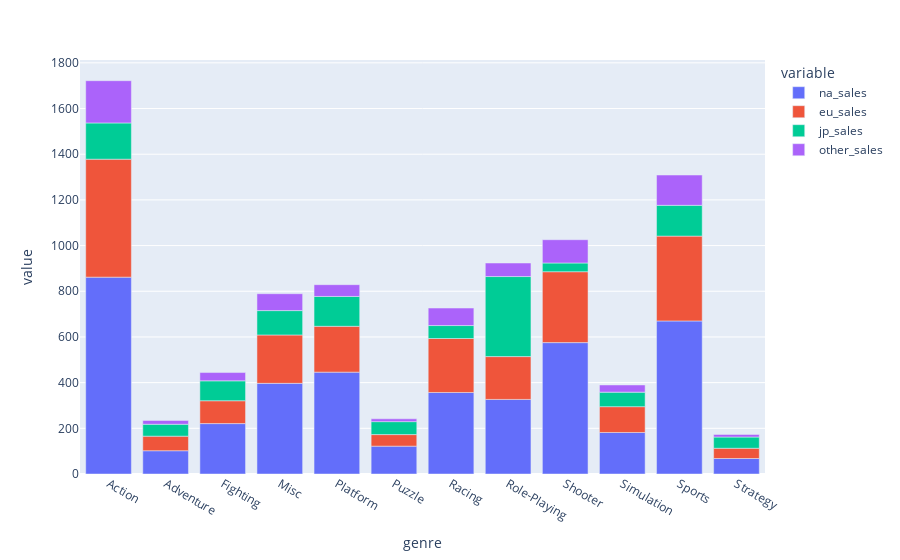

Notebook code for this chart:
### Code cell
#То же на plotly
fig2 = px.bar(df_genre_region, x = 'genre', y = ['na_sales', 'eu_sales', 'jp_sales', 'other_sales'])
fig2.show()

### Figure 1 — Plotly figure (JSON) as saved in the notebook; plotly's stock layout.template omitted (floating-point values rounded to 4 significant figures)
{"data": [{"alignmentgroup": "True", "hovertemplate": "variable=na_sales<br>genre=%{x}<br>value=%{y}<extra></extra>", "legendgroup": "na_sales", "marker": {"color": "#636efa", "pattern": {"shape": ""}}, "name": "na_sales", "offsetgroup": "na_sales", "orientation": "v", "showlegend": true, "textposition": "auto", "type": "bar", "x": ["Action", "Adventure", "Fighting", "Misc", "Platform", "Puzzle", "Racing", "Role-Playing", "Shooter", "Simulation", "Sports", "Strategy"], "xaxis": "x", "y": [861.8, 101.9, 220.7, 396.9, 446.0, 122.0, 356.9, 326.5, 575.2, 181.8, 670.1, 67.83], "yaxis": "y"}, {"alignmentgroup": "True", "hovertemplate": "variable=eu_sales<br>genre=%{x}<br>value=%{y}<extra></extra>", "legendgroup": "eu_sales", "marker": {"color": "#EF553B", "pattern": {"shape": ""}}, "name": "eu_sales", "offsetgroup": "eu_sales", "orientation": "v", "showlegend": true, "textposition": "auto", "type": "bar", "x": ["Action", "Adventure", "Fighting", "Misc", "Platform", "Puzzle", "Racing", "Role-Playing", "Shooter", "Simulation", "Sports", "Strategy"], "xaxis": "x", "y": [516.5, 63.74, 100, 211.8, 200.7, 50.52, 236.3, 187.6, 310.4, 113.0, 371.3, 44.84], "yaxis": "y"}, {"alignmentgroup": "True", "hovertemplate": "variable=jp_sales<br>genre=%{x}<br>value=%{y}<extra></extra>", "legendgroup": "jp_sales", "marker": {"color": "#00cc96", "pattern": {"shape": ""}}, "name": "jp_sales", "offsetgroup": "jp_sales", "orientation": "v", "showlegend": true, "textposition": "auto", "type": "bar", "x": ["Action", "Adventure", "Fighting", "Misc", "Platform", "Puzzle", "Racing", "Role-Playing", "Shooter", "Simulation", "Sports", "Strategy"], "xaxis": "x", "y": [158.7, 51.99, 87.15, 106.7, 130.7, 56.68, 56.61, 350.3, 38.18, 63.54, 134.8, 49.1], "yaxis": "y"}, {"alignmentgroup": "True", "hovertemplate": "variable=other_sales<br>genre=%{x}<br>value=%{y}<extra></extra>", "legendgroup": "other_sales", "marker": {"color": "#ab63fa", "pattern": {"shape": ""}}, "name": "other_sales", "offsetgroup": "other_sales", "orientation": "v", "showlegend": true, "textposition": "auto", "type": "bar", "x": ["Action", "Adventure", "Fighting", "Misc", "Platform", "Puzzle", "Racing", "Role-Playing", "Shooter", "Simulation", "Sports", "Strategy"], "xaxis": "x", "y": [184.9, 16.7, 36.19, 73.92, 51.51, 12.47, 76.68, 59.38, 101.9, 31.36, 132.7, 11.23], "yaxis": "y"}], "layout": {"autosize": true, "barmode": "relative", "legend": {"title": {"text": "variable"}, "tracegroupgap": 0}, "margin": {"t": 60}, "xaxis": {"anchor": "y", "autorange": true, "domain": [0, 1], "range": [-0.5, 11.5], "title": {"text": "genre"}, "type": "category"}, "yaxis": {"anchor": "x", "autorange": true, "domain": [0, 1], "range": [0, 1812.0], "title": {"text": "value"}, "type": "linear"}}}
